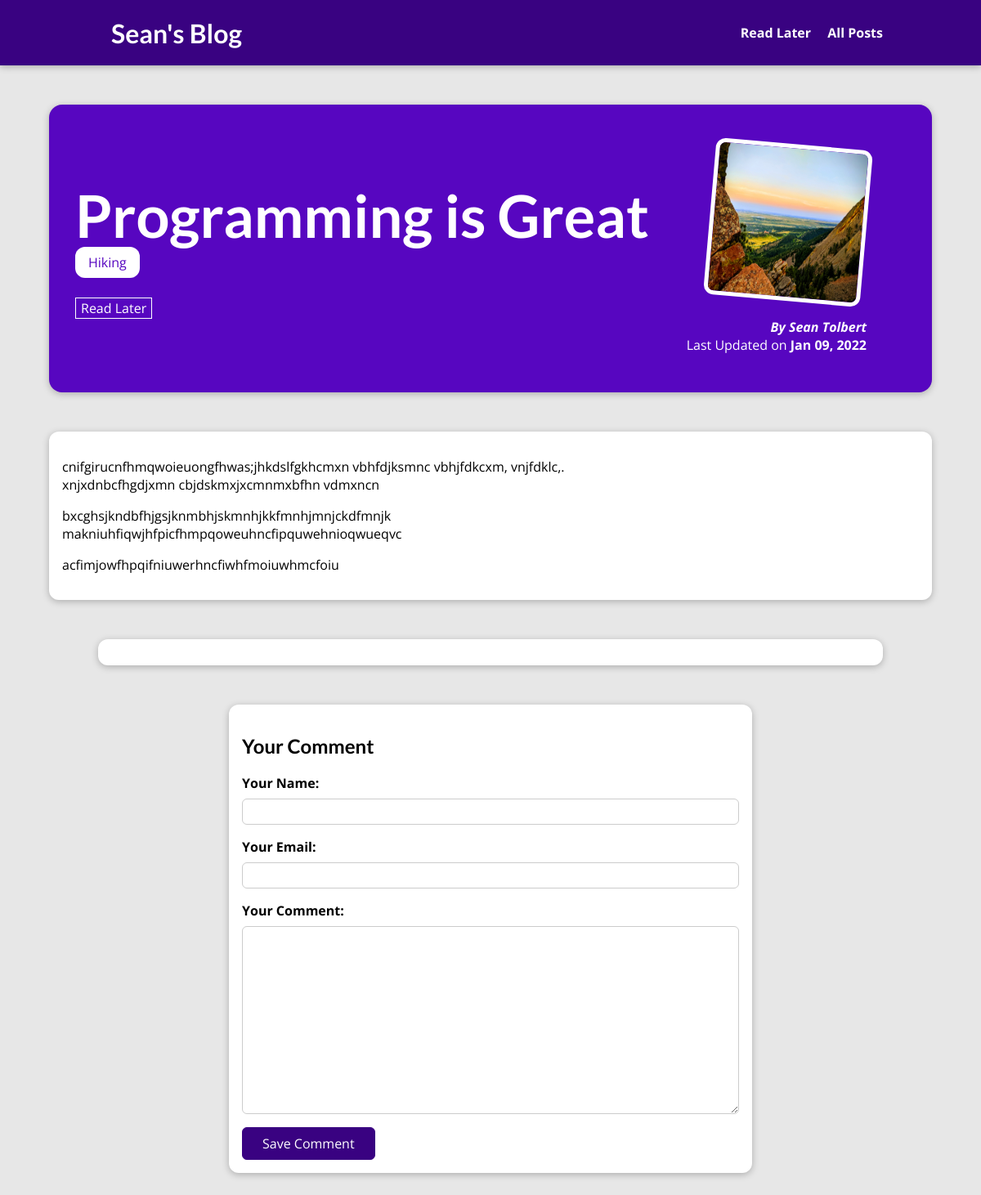
The app's page /posts/programming-is-great, older data.
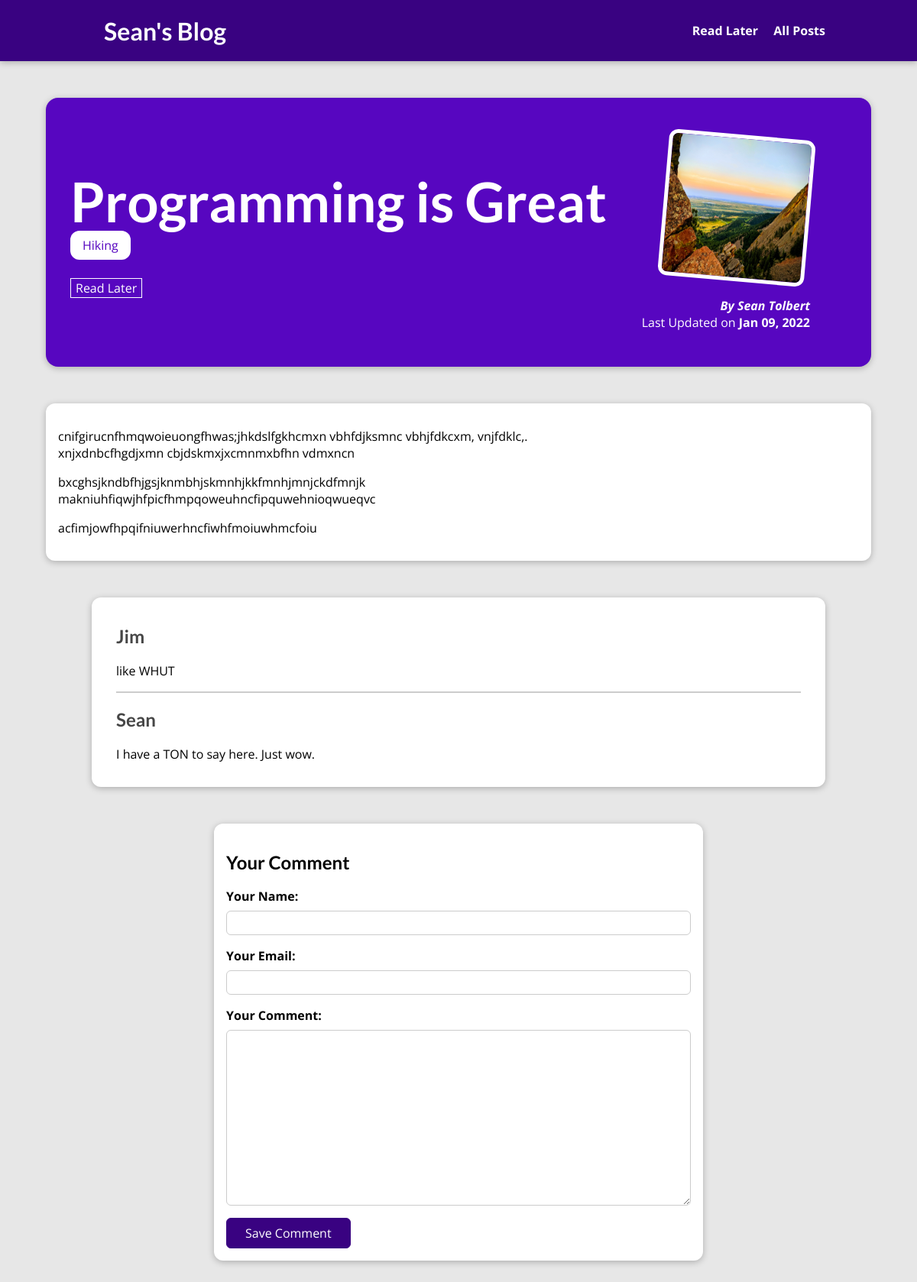
The same page, newer data.
### blog/models.py (models this page shows, shortened)
class Post(models.Model):
    title = models.CharField(max_length=200)
    excerpt = models.CharField(max_length=300)
    image = models.ImageField(upload_to="posts", null = True)
    date = models.DateField(auto_now=True)
    slug = models.SlugField(unique=True)
    content = models.TextField(validators=[MinLengthValidator(10)])
    author = models.ForeignKey(
        Author, on_delete=models.SET_NULL, null=True, related_name="posts")
    tag = models.ManyToManyField(Tag)

class Tag(models.Model):
    caption = models.CharField(max_length=100)
    def __str__(self):
        return self.caption

class Author(models.Model):
    first_name = models.CharField(max_length=50)
    last_name = models.CharField(max_length=50)
    email = models.EmailField()
    def full_name(self):
        return f"{self.first_name} {self.last_name}"
    def __str__(self):
        return self.full_name()

class Comment(models.Model):
    user_name = models.CharField(max_length=120)
    user_email = models.EmailField()
    text = models.TextField(max_length=400)
    post = models.ForeignKey(Post, on_delete=models.CASCADE, related_name="comments")

### blog/views.py (the view, shortened to what this page needs)
# urls.py: path('posts/<slug:slug>', views.PostDetailView.as_view(), name='post-detail'),
class PostDetailView(View):
    def is_stored_post(self, request, post_id):
        stored_posts = request.session.get("stored_posts")
        if stored_posts is not None:
            is_saved_for_later = post_id in stored_posts
        else:
            is_saved_for_later = False
        return is_saved_for_later
    def get(self, request, slug):
        post = Post.objects.get(slug=slug)
        context = {
            "post": post,
            "post_tags": post.tag.all(),
            "comment_form": CommentForm(),
            "comments": post.comments.all().order_by("-id"),
            "saved_for_later": self.is_stored_post(request, post.id),
        }
        return render(request, "blog/details.html", context)

### blog/forms.py
class CommentForm(forms.ModelForm):
    class Meta:
        model = Comment
        exclude = ["post"]
        labels = {
            "user_name": "Your Name",
            "user_email": "Your Email",
            "text": "Your Comment"
        }

### blog/templates/blog/details.html (shortened to what this page needs)
{% extends 'base.html' %}
{%load static%}
{% block css_files %}
  <link rel='stylesheet' href="{% static 'blog/details.css' %}" />
{% endblock %}
{% block content %}
<section id="summary">
  <h2>{{post.title}}</h2>
  <div>
    {% for tag in post_tags %}
    <span class="tag">{{tag}}</span>
    {% endfor %}
  </div>
  <div id="read-later">
    <form action="{% url "read-later" %}" method="POST">
      <button>
        {% if saved_for_later %}
          Remove from "Read Later" List
        {% else %}
          Read Later
        {% endif %}
      </button>
    </form>
  </div>
  <article>
    <img src="{{post.image.url}}" alt="{{post.title}}" />
    <address>
      By <a href="mailto:{{post.author.email}}">{{post.author|title}}</a>
    </address>
    <div>Last Updated on <time>{{post.date|date:"M d, Y"}}</time></div>
  </article>
</section>
<main>{{post.content|linebreaks}}</main>
<section id="comments">
  <ul>
    {% for comment in comments %}
    <li>
      <h2>{{comment.user_name}}</h2>
      <p>{{comment.text|linebreaks}}</p>
    </li>
    {% endfor %}
  </ul>
</section>
<section id="comment-form">
  <h2>Your Comment</h2>
  <form action="{% url "post-detail" post.slug %}" method="POST">
    {% for form_field in comment_form %}
    <div class="form-control {% if form_field.errors %}invalid{% endif %}">
      {{ form_field.label_tag }}
      {{ form_field }}
    </div>
    {% endfor %}
    <button>Save Comment</button>
  </form>
</section>
{% endblock %}

### templates/base.html (shortened to what this page needs)
{% load static %}
<!DOCTYPE html>
<html lang="en">
  <head>
    <link rel='stylesheet' href='{% static 'app.css' %}'/>
    {% block css_files%}{% endblock %}
  </head>
  <body>
    <header id="main-navigation">
      <h1><a href="{% url 'home' %}">Sean's Blog</a></h1>
      <nav>
        <a href="{% url 'read-later' %}">Read Later</a>
        <a href="{% url 'index' %}">All Posts</a>
      </nav>
    </header>
    {% block content %}{% endblock %}
  </body>
</html>

### static/app.css (style rules this page uses)
* { box-sizing: border-box; }
html { font-family: 'Open Sans', 'Lato', sans-serif; }
body { margin: 0; }
h1, h2, h3 { font-family: 'Lato', sans-serif; font-weight: bold; }
#main-navigation { width: 100%; height: 5rem; display: flex; justify-content: space-between; align-items: center; padding: 0 10%; position: absolute; top: 0; left: 0; }
#main-navigation a { text-decoration: none; color: white; font-weight: bold; margin-left: 1rem; }

### blog/static/blog/details.css (style rules this page uses)
body { background-color: #e7e7e7; }
#main-navigation { background-color: #390281; box-shadow: 0 2px 8px rgba(0, 0, 0, 0.25); }
#summary { margin: 8rem auto 3rem auto; padding: 2rem; width: 90%; max-width: 90rem; border-radius: 16px; background-color: #5706c0; position: relative; box-shadow: 0 2px 8px rgba(0, 0, 0, 0.25); height: 22rem; }
#summary h2 { color: white; font-size: 4.5rem; margin-bottom: 0.25rem; }
#summary article { position: absolute; top: 2rem; right: 3rem; padding: 1rem 2rem; border-radius: 12px; text-align: right; color: white; }
#summary article img { width: 12rem; height: 12rem; border-radius: 12px; transform: rotateZ(5deg); border: 5px solid white; margin-bottom: 1rem; }
#summary address { font-weight: bold; }
#summary a { text-decoration: none; color: white; }
#summary time { font-weight: bold; }
#read-later { margin: 2rem 0; }
#read-later button { background-color: transparent; border: 1px solid white; font: inherit; padding: 0.5rem 2 rem; color: white; cursor: pointer; }
main { width: 90%; max-width: 90rem; margin: 3rem auto; background-color: white; padding: 1rem; border-radius: 12px; box-shadow: 0 2px 8px rgba(0, 0, 0, 0.25); }
.tag { background-color: white; color: #5706c0; padding: 0.5rem 1rem; border-radius: 12px; }
#comment-form { margin: 3rem auto; width: 90%; max-width: 40rem; border-radius: 12px; background-color: white; box-shadow: 0 2px 8px rgba(0, 0, 0, 0.25); padding: 1rem; }
#comment-form button { font: inherit; background-color: #390281; color: white; border: 1px solid #390281; padding: 0.5rem 1.5rem; border-radius: 6px; cursor: pointer; }
.form-control { margin-bottom: 1rem; }
.form-control label { font-weight: bold; margin-bottom: 0.5rem; display: block; }
.form-control input, .form-control textarea { display: block; width: 100%; font: inherit; padding: 0.25rem; border-radius: 6px; border: 1px solid #ccc; }
#comments { margin: 3rem auto; width: 90%; max-width: 60rem; border-radius: 12px; background-color: white; box-shadow: 0 2px 8px rgba(0, 0, 0, 0.25); padding: 1rem 2rem; }
#comments ul { list-style: none; margin: 0; padding: 0; }
#comments li { margin-bottom: 1rem; border-bottom: 2px solid #ccc; }
#comments li:last-of-type { border-bottom: none; }
#comments h2 { color: #464646; }

Row changes from the older to the newer data that the page shows:
added Comment: user_name "Jim", text "like WHUT"
added Comment: user_name "Sean", text "I have a TON to say here. Just wow."
